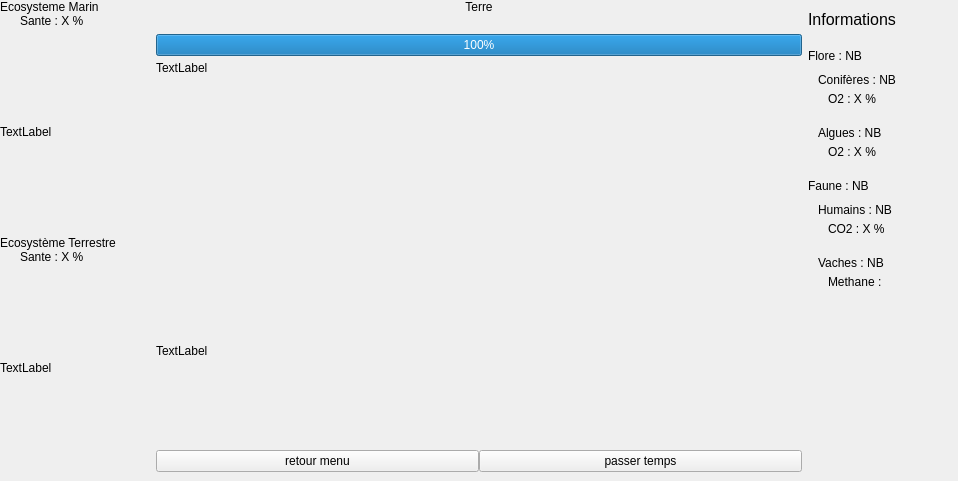
<?xml version="1.0" encoding="UTF-8"?>
<ui version="4.0">
 <class>fenetre2</class>
 <widget class="QMainWindow" name="fenetre2">
  <property name="geometry">
   <rect>
    <x>0</x>
    <y>0</y>
    <width>958</width>
    <height>481</height>
   </rect>
  </property>
  <property name="windowTitle">
   <string>MainWindow</string>
  </property>
  <widget class="QWidget" name="centralwidget">
   <property name="sizePolicy">
    <sizepolicy hsizetype="Expanding" vsizetype="Ignored">
     <horstretch>0</horstretch>
     <verstretch>0</verstretch>
    </sizepolicy>
   </property>
   <layout class="QGridLayout" name="gridLayout" columnminimumwidth="0,0,0">
    <property name="sizeConstraint">
     <enum>QLayout::SetNoConstraint</enum>
    </property>
    <property name="leftMargin">
     <number>0</number>
    </property>
    <property name="topMargin">
     <number>0</number>
    </property>
    <property name="rightMargin">
     <number>0</number>
    </property>
    <property name="horizontalSpacing">
     <number>6</number>
    </property>
    <property name="verticalSpacing">
     <number>0</number>
    </property>
    <item row="0" column="0">
     <layout class="QVBoxLayout" name="verticalLayout_4">
      <item>
       <widget class="QLabel" name="P1_Eco_Marin">
        <property name="sizePolicy">
         <sizepolicy hsizetype="Minimum" vsizetype="Fixed">
          <horstretch>0</horstretch>
          <verstretch>0</verstretch>
         </sizepolicy>
        </property>
        <property name="text">
         <string>Ecosysteme Marin</string>
        </property>
       </widget>
      </item>
      <item>
       <widget class="QLabel" name="P1_Eco_Marin_Sante">
        <property name="sizePolicy">
         <sizepolicy hsizetype="Minimum" vsizetype="Fixed">
          <horstretch>0</horstretch>
          <verstretch>0</verstretch>
         </sizepolicy>
        </property>
        <property name="text">
         <string>Sante : X %</string>
        </property>
        <property name="alignment">
         <set>Qt::AlignLeading|Qt::AlignLeft|Qt::AlignVCenter</set>
        </property>
        <property name="margin">
         <number>0</number>
        </property>
        <property name="indent">
         <number>20</number>
        </property>
       </widget>
      </item>
      <item>
       <widget class="QLabel" name="P1_Eco_Marin_Image">
        <property name="sizePolicy">
         <sizepolicy hsizetype="Ignored" vsizetype="MinimumExpanding">
          <horstretch>0</horstretch>
          <verstretch>0</verstretch>
         </sizepolicy>
        </property>
        <property name="text">
         <string>TextLabel</string>
        </property>
       </widget>
      </item>
      <item>
       <widget class="QLabel" name="P1_Eco_Terre">
        <property name="sizePolicy">
         <sizepolicy hsizetype="Minimum" vsizetype="Fixed">
          <horstretch>0</horstretch>
          <verstretch>0</verstretch>
         </sizepolicy>
        </property>
        <property name="text">
         <string>Ecosystème Terrestre</string>
        </property>
       </widget>
      </item>
      <item>
       <widget class="QLabel" name="P1_Eco_Terre_Sante">
        <property name="sizePolicy">
         <sizepolicy hsizetype="Minimum" vsizetype="Fixed">
          <horstretch>0</horstretch>
          <verstretch>0</verstretch>
         </sizepolicy>
        </property>
        <property name="text">
         <string>Sante : X %</string>
        </property>
        <property name="alignment">
         <set>Qt::AlignLeading|Qt::AlignLeft|Qt::AlignVCenter</set>
        </property>
        <property name="indent">
         <number>20</number>
        </property>
       </widget>
      </item>
      <item>
       <widget class="QLabel" name="P1_Eco_Terre_Image">
        <property name="sizePolicy">
         <sizepolicy hsizetype="Ignored" vsizetype="MinimumExpanding">
          <horstretch>0</horstretch>
          <verstretch>0</verstretch>
         </sizepolicy>
        </property>
        <property name="text">
         <string>TextLabel</string>
        </property>
       </widget>
      </item>
      <item>
       <spacer name="horizontalSpacer_2">
        <property name="orientation">
         <enum>Qt::Horizontal</enum>
        </property>
        <property name="sizeType">
         <enum>QSizePolicy::Fixed</enum>
        </property>
        <property name="sizeHint" stdset="0">
         <size>
          <width>150</width>
          <height>0</height>
         </size>
        </property>
       </spacer>
      </item>
     </layout>
    </item>
    <item row="0" column="1">
     <layout class="QVBoxLayout" name="verticalLayout_2">
      <item>
       <widget class="QLabel" name="P2_Terre">
        <property name="sizePolicy">
         <sizepolicy hsizetype="Expanding" vsizetype="Fixed">
          <horstretch>0</horstretch>
          <verstretch>0</verstretch>
         </sizepolicy>
        </property>
        <property name="text">
         <string>Terre</string>
        </property>
        <property name="alignment">
         <set>Qt::AlignCenter</set>
        </property>
       </widget>
      </item>
      <item>
       <spacer name="verticalSpacer_14">
        <property name="orientation">
         <enum>Qt::Vertical</enum>
        </property>
        <property name="sizeType">
         <enum>QSizePolicy::Fixed</enum>
        </property>
        <property name="sizeHint" stdset="0">
         <size>
          <width>20</width>
          <height>20</height>
         </size>
        </property>
       </spacer>
      </item>
      <item>
       <widget class="QProgressBar" name="progressBar">
        <property name="value">
         <number>100</number>
        </property>
       </widget>
      </item>
      <item>
       <spacer name="verticalSpacer_16">
        <property name="orientation">
         <enum>Qt::Vertical</enum>
        </property>
        <property name="sizeType">
         <enum>QSizePolicy::Fixed</enum>
        </property>
        <property name="sizeHint" stdset="0">
         <size>
          <width>0</width>
          <height>5</height>
         </size>
        </property>
       </spacer>
      </item>
      <item>
       <widget class="QLabel" name="P2_Terre_Image">
        <property name="sizePolicy">
         <sizepolicy hsizetype="Ignored" vsizetype="MinimumExpanding">
          <horstretch>0</horstretch>
          <verstretch>0</verstretch>
         </sizepolicy>
        </property>
        <property name="text">
         <string>TextLabel</string>
        </property>
        <property name="scaledContents">
         <bool>true</bool>
        </property>
        <property name="alignment">
         <set>Qt::AlignLeading|Qt::AlignLeft|Qt::AlignTop</set>
        </property>
       </widget>
      </item>
      <item>
       <spacer name="verticalSpacer_27">
        <property name="orientation">
         <enum>Qt::Vertical</enum>
        </property>
        <property name="sizeType">
         <enum>QSizePolicy::Fixed</enum>
        </property>
        <property name="sizeHint" stdset="0">
         <size>
          <width>0</width>
          <height>5</height>
         </size>
        </property>
       </spacer>
      </item>
      <item>
       <widget class="QLabel" name="P2_Texte">
        <property name="sizePolicy">
         <sizepolicy hsizetype="Preferred" vsizetype="MinimumExpanding">
          <horstretch>0</horstretch>
          <verstretch>0</verstretch>
         </sizepolicy>
        </property>
        <property name="text">
         <string>TextLabel</string>
        </property>
       </widget>
      </item>
      <item>
       <spacer name="verticalSpacer_17">
        <property name="orientation">
         <enum>Qt::Vertical</enum>
        </property>
        <property name="sizeType">
         <enum>QSizePolicy::Fixed</enum>
        </property>
        <property name="sizeHint" stdset="0">
         <size>
          <width>0</width>
          <height>5</height>
         </size>
        </property>
       </spacer>
      </item>
      <item>
       <layout class="QHBoxLayout" name="horizontalLayout">
        <item>
         <widget class="QPushButton" name="bouton_fenetre2">
          <property name="text">
           <string>retour menu</string>
          </property>
         </widget>
        </item>
        <item>
         <widget class="QPushButton" name="bouton_action">
          <property name="text">
           <string>passer temps</string>
          </property>
         </widget>
        </item>
       </layout>
      </item>
     </layout>
    </item>
    <item row="0" column="2">
     <layout class="QVBoxLayout" name="verticalLayout">
      <property name="spacing">
       <number>0</number>
      </property>
      <property name="sizeConstraint">
       <enum>QLayout::SetNoConstraint</enum>
      </property>
      <item>
       <spacer name="verticalSpacer_2">
        <property name="orientation">
         <enum>Qt::Vertical</enum>
        </property>
        <property name="sizeType">
         <enum>QSizePolicy::Fixed</enum>
        </property>
        <property name="sizeHint" stdset="0">
         <size>
          <width>20</width>
          <height>10</height>
         </size>
        </property>
       </spacer>
      </item>
      <item>
       <widget class="QLabel" name="P3_Titre">
        <property name="sizePolicy">
         <sizepolicy hsizetype="Fixed" vsizetype="Fixed">
          <horstretch>0</horstretch>
          <verstretch>0</verstretch>
         </sizepolicy>
        </property>
        <property name="font">
         <font>
          <pointsize>12</pointsize>
         </font>
        </property>
        <property name="text">
         <string>Informations</string>
        </property>
        <property name="alignment">
         <set>Qt::AlignCenter</set>
        </property>
       </widget>
      </item>
      <item>
       <spacer name="verticalSpacer">
        <property name="orientation">
         <enum>Qt::Vertical</enum>
        </property>
        <property name="sizeType">
         <enum>QSizePolicy::Fixed</enum>
        </property>
        <property name="sizeHint" stdset="0">
         <size>
          <width>20</width>
          <height>20</height>
         </size>
        </property>
       </spacer>
      </item>
      <item>
       <widget class="QLabel" name="P3_Flore">
        <property name="sizePolicy">
         <sizepolicy hsizetype="Preferred" vsizetype="Fixed">
          <horstretch>0</horstretch>
          <verstretch>0</verstretch>
         </sizepolicy>
        </property>
        <property name="text">
         <string>Flore : NB</string>
        </property>
       </widget>
      </item>
      <item>
       <spacer name="verticalSpacer_10">
        <property name="orientation">
         <enum>Qt::Vertical</enum>
        </property>
        <property name="sizeType">
         <enum>QSizePolicy::Fixed</enum>
        </property>
        <property name="sizeHint" stdset="0">
         <size>
          <width>20</width>
          <height>5</height>
         </size>
        </property>
       </spacer>
      </item>
      <item>
       <spacer name="verticalSpacer_11">
        <property name="orientation">
         <enum>Qt::Vertical</enum>
        </property>
        <property name="sizeType">
         <enum>QSizePolicy::Fixed</enum>
        </property>
        <property name="sizeHint" stdset="0">
         <size>
          <width>20</width>
          <height>5</height>
         </size>
        </property>
       </spacer>
      </item>
      <item>
       <widget class="QLabel" name="P3_Conifere">
        <property name="sizePolicy">
         <sizepolicy hsizetype="Fixed" vsizetype="Fixed">
          <horstretch>0</horstretch>
          <verstretch>0</verstretch>
         </sizepolicy>
        </property>
        <property name="text">
         <string>Conifères : NB</string>
        </property>
        <property name="indent">
         <number>10</number>
        </property>
       </widget>
      </item>
      <item>
       <spacer name="verticalSpacer_5">
        <property name="orientation">
         <enum>Qt::Vertical</enum>
        </property>
        <property name="sizeType">
         <enum>QSizePolicy::Fixed</enum>
        </property>
        <property name="sizeHint" stdset="0">
         <size>
          <width>20</width>
          <height>5</height>
         </size>
        </property>
       </spacer>
      </item>
      <item>
       <widget class="QLabel" name="P3_Conifere_O2">
        <property name="sizePolicy">
         <sizepolicy hsizetype="Fixed" vsizetype="Fixed">
          <horstretch>0</horstretch>
          <verstretch>0</verstretch>
         </sizepolicy>
        </property>
        <property name="text">
         <string>O2 : X %</string>
        </property>
        <property name="alignment">
         <set>Qt::AlignLeading|Qt::AlignLeft|Qt::AlignVCenter</set>
        </property>
        <property name="indent">
         <number>20</number>
        </property>
       </widget>
      </item>
      <item>
       <spacer name="verticalSpacer_3">
        <property name="orientation">
         <enum>Qt::Vertical</enum>
        </property>
        <property name="sizeType">
         <enum>QSizePolicy::Fixed</enum>
        </property>
        <property name="sizeHint" stdset="0">
         <size>
          <width>20</width>
          <height>20</height>
         </size>
        </property>
       </spacer>
      </item>
      <item>
       <widget class="QLabel" name="P3_Algue">
        <property name="sizePolicy">
         <sizepolicy hsizetype="Fixed" vsizetype="Fixed">
          <horstretch>0</horstretch>
          <verstretch>0</verstretch>
         </sizepolicy>
        </property>
        <property name="text">
         <string>Algues : NB</string>
        </property>
        <property name="indent">
         <number>10</number>
        </property>
       </widget>
      </item>
      <item>
       <spacer name="verticalSpacer_6">
        <property name="orientation">
         <enum>Qt::Vertical</enum>
        </property>
        <property name="sizeType">
         <enum>QSizePolicy::Fixed</enum>
        </property>
        <property name="sizeHint" stdset="0">
         <size>
          <width>20</width>
          <height>5</height>
         </size>
        </property>
       </spacer>
      </item>
      <item>
       <widget class="QLabel" name="P3_Algue_O2">
        <property name="sizePolicy">
         <sizepolicy hsizetype="Fixed" vsizetype="Fixed">
          <horstretch>0</horstretch>
          <verstretch>0</verstretch>
         </sizepolicy>
        </property>
        <property name="text">
         <string>O2 : X %</string>
        </property>
        <property name="alignment">
         <set>Qt::AlignLeading|Qt::AlignLeft|Qt::AlignVCenter</set>
        </property>
        <property name="indent">
         <number>20</number>
        </property>
       </widget>
      </item>
      <item>
       <spacer name="verticalSpacer_4">
        <property name="orientation">
         <enum>Qt::Vertical</enum>
        </property>
        <property name="sizeType">
         <enum>QSizePolicy::Fixed</enum>
        </property>
        <property name="sizeHint" stdset="0">
         <size>
          <width>20</width>
          <height>20</height>
         </size>
        </property>
       </spacer>
      </item>
      <item>
       <widget class="QLabel" name="P3_Faune">
        <property name="sizePolicy">
         <sizepolicy hsizetype="Fixed" vsizetype="Fixed">
          <horstretch>0</horstretch>
          <verstretch>0</verstretch>
         </sizepolicy>
        </property>
        <property name="text">
         <string>Faune : NB</string>
        </property>
       </widget>
      </item>
      <item>
       <spacer name="verticalSpacer_12">
        <property name="orientation">
         <enum>Qt::Vertical</enum>
        </property>
        <property name="sizeType">
         <enum>QSizePolicy::Fixed</enum>
        </property>
        <property name="sizeHint" stdset="0">
         <size>
          <width>20</width>
          <height>5</height>
         </size>
        </property>
       </spacer>
      </item>
      <item>
       <spacer name="verticalSpacer_13">
        <property name="orientation">
         <enum>Qt::Vertical</enum>
        </property>
        <property name="sizeType">
         <enum>QSizePolicy::Fixed</enum>
        </property>
        <property name="sizeHint" stdset="0">
         <size>
          <width>20</width>
          <height>5</height>
         </size>
        </property>
       </spacer>
      </item>
      <item>
       <widget class="QLabel" name="P3_Humain">
        <property name="sizePolicy">
         <sizepolicy hsizetype="Fixed" vsizetype="Fixed">
          <horstretch>0</horstretch>
          <verstretch>0</verstretch>
         </sizepolicy>
        </property>
        <property name="text">
         <string>Humains : NB</string>
        </property>
        <property name="indent">
         <number>10</number>
        </property>
       </widget>
      </item>
      <item>
       <spacer name="verticalSpacer_7">
        <property name="orientation">
         <enum>Qt::Vertical</enum>
        </property>
        <property name="sizeType">
         <enum>QSizePolicy::Fixed</enum>
        </property>
        <property name="sizeHint" stdset="0">
         <size>
          <width>20</width>
          <height>5</height>
         </size>
        </property>
       </spacer>
      </item>
      <item>
       <widget class="QLabel" name="P3_Humain_CO2">
        <property name="sizePolicy">
         <sizepolicy hsizetype="Fixed" vsizetype="Fixed">
          <horstretch>0</horstretch>
          <verstretch>0</verstretch>
         </sizepolicy>
        </property>
        <property name="text">
         <string>CO2 : X %</string>
        </property>
        <property name="alignment">
         <set>Qt::AlignLeading|Qt::AlignLeft|Qt::AlignVCenter</set>
        </property>
        <property name="indent">
         <number>20</number>
        </property>
       </widget>
      </item>
      <item>
       <spacer name="verticalSpacer_9">
        <property name="orientation">
         <enum>Qt::Vertical</enum>
        </property>
        <property name="sizeType">
         <enum>QSizePolicy::Fixed</enum>
        </property>
        <property name="sizeHint" stdset="0">
         <size>
          <width>20</width>
          <height>20</height>
         </size>
        </property>
       </spacer>
      </item>
      <item>
       <widget class="QLabel" name="P3_Vache">
        <property name="sizePolicy">
         <sizepolicy hsizetype="Fixed" vsizetype="Fixed">
          <horstretch>0</horstretch>
          <verstretch>0</verstretch>
         </sizepolicy>
        </property>
        <property name="text">
         <string>Vaches : NB</string>
        </property>
        <property name="indent">
         <number>10</number>
        </property>
       </widget>
      </item>
      <item>
       <spacer name="verticalSpacer_8">
        <property name="orientation">
         <enum>Qt::Vertical</enum>
        </property>
        <property name="sizeType">
         <enum>QSizePolicy::Fixed</enum>
        </property>
        <property name="sizeHint" stdset="0">
         <size>
          <width>20</width>
          <height>5</height>
         </size>
        </property>
       </spacer>
      </item>
      <item>
       <widget class="QLabel" name="P3_Vache_Methane">
        <property name="sizePolicy">
         <sizepolicy hsizetype="Fixed" vsizetype="Fixed">
          <horstretch>0</horstretch>
          <verstretch>0</verstretch>
         </sizepolicy>
        </property>
        <property name="text">
         <string>Methane :</string>
        </property>
        <property name="alignment">
         <set>Qt::AlignLeading|Qt::AlignLeft|Qt::AlignVCenter</set>
        </property>
        <property name="indent">
         <number>20</number>
        </property>
       </widget>
      </item>
      <item>
       <spacer name="verticalSpacer_15">
        <property name="orientation">
         <enum>Qt::Vertical</enum>
        </property>
        <property name="sizeHint" stdset="0">
         <size>
          <width>20</width>
          <height>40</height>
         </size>
        </property>
       </spacer>
      </item>
      <item>
       <spacer name="horizontalSpacer">
        <property name="orientation">
         <enum>Qt::Horizontal</enum>
        </property>
        <property name="sizeType">
         <enum>QSizePolicy::Fixed</enum>
        </property>
        <property name="sizeHint" stdset="0">
         <size>
          <width>150</width>
          <height>0</height>
         </size>
        </property>
       </spacer>
      </item>
     </layout>
    </item>
   </layout>
  </widget>
 </widget>
 <resources/>
 <connections>
  <connection>
   <sender>bouton_fenetre2</sender>
   <signal>clicked()</signal>
   <receiver>fenetre2</receiver>
   <slot>close()</slot>
   <hints>
    <hint type="sourcelabel">
     <x>665</x>
     <y>211</y>
    </hint>
    <hint type="destinationlabel">
     <x>407</x>
     <y>275</y>
    </hint>
   </hints>
  </connection>
 </connections>
</ui>
